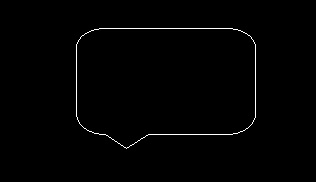
#> input picture Catalog3/EdgeLocation/linea3.jpg, 316 x 182 px
$ python HoughTransformation.py
#> lines starting #> are read from the running program, lines starting #| are printed output that depends on the picture; after the words box and inside, x2 and y2 are one past the last pixel; in counts of white or black regions, pixels touching at a corner belong together
import cv2
import numpy as np
import matplotlib.pyplot as plt

img_original = cv2.imread('linea3.jpg')
#> img_original is the input picture: shape (182, 316, 3); min 0, max 255, mean 2.3
img = cv2.imread('linea3.jpg')
gray = cv2.cvtColor(img,cv2.COLOR_BGR2GRAY)
edges = cv2.Canny(gray,50,150,apertureSize = 3)
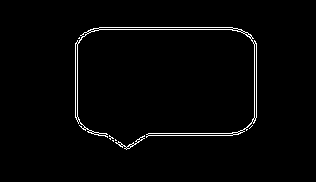
#> edges: shape (182, 316); 1.9% white in thin lines or dots, all inside (x1, y1, x2, y2) = (75, 27, 257, 150)

#Detect the lines in the image
lines = cv2.HoughLines(edges,1,np.pi/180,75)#the last number is the
#> lines = [[29, 1.57], [27, 1.57], [133, 1.57], [135, 1.57], [31, 1.55], [25, 1.59], [254, 0], [77, 0]]
                                    #detection umbral
#Calculate and draw each line detected
for x in lines:
    for rho,theta in x:
        a = np.cos(theta)
        b = np.sin(theta)
        x0 = a*rho
        y0 = b*rho
        x1 = int(x0 + 1000*(-b))
        y1 = int(y0 + 1000*(a))
        x2 = int(x0 - 1000*(-b))
        y2 = int(y0 - 1000*(a))

        cv2.line(img,(x1,y1),(x2,y2),(255,0,0),1)
#> this loop made 8 passes
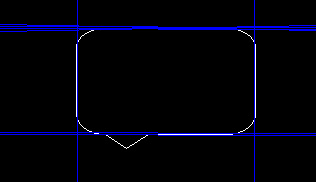
#> img: shape (182, 316, 3); 3.55% of pixels changed, all inside (x1, y1, x2, y2) = (0, 0, 316, 182)

fig=plt.figure()

subplot1=fig.add_subplot(1,2,1)
subplot1.imshow(img_original,cmap='gray',vmin=0,vmax=255)
subplot1.title.set_text('Imagen Original')

subplot2=fig.add_subplot(1,2,2)
subplot2.imshow(img,cmap='gray',vmin=0,vmax=255)
subplot2.title.set_text('Transformada de Hough para líneas rectas')
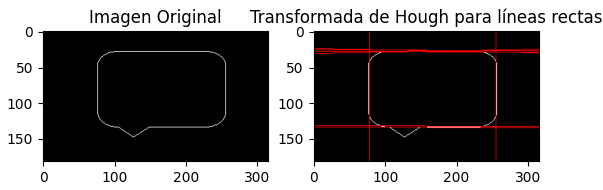
#> figure drawn by matplotlib, 2 panels; B, G, R data is drawn as R, G, B
